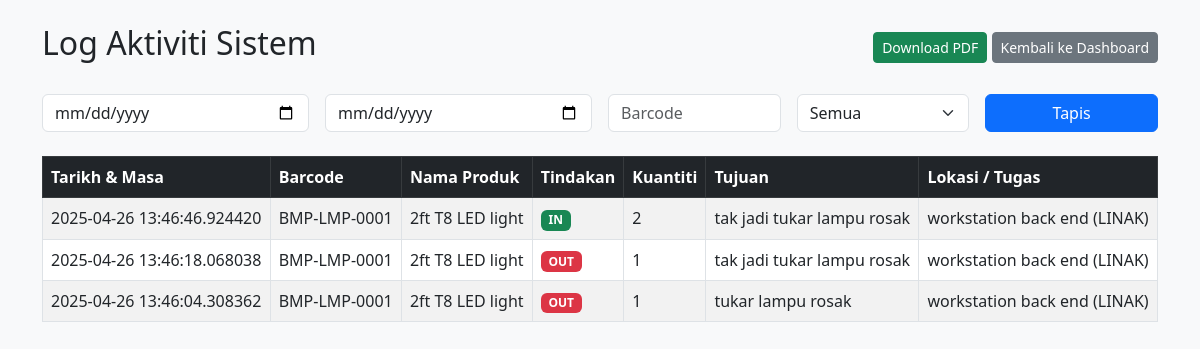
The app's page /logs (signed in) with its own data.
### models.py (models this page shows)
class Log(db.Model):
    id = db.Column(db.Integer, primary_key=True)
    timestamp = db.Column(db.DateTime)
    barcode = db.Column(db.String)
    name = db.Column(db.String)
    action = db.Column(db.String)
    quantity = db.Column(db.Integer)
    purpose = db.Column(db.String)  # Optional: for OUT or REQUEST
    task = db.Column(db.String)     # Optional: where/how it will be used

### app.py (the view)
@app.route('/logs')
def logs():
    if 'user' not in session:
        return redirect(url_for('login'))
    query = Log.query
    start = request.args.get('start')
    end = request.args.get('end')
    barcode = request.args.get('barcode')
    action = request.args.get('action')
    if start and start.strip():
        query = query.filter(Log.timestamp >= start)
    if end and end.strip():
        query = query.filter(Log.timestamp <= end + ' 23:59:59')
    if barcode and barcode.strip():
        query = query.filter(Log.barcode == barcode)
    if action and action.strip():
        query = query.filter(Log.action == action)
    logs = query.order_by(Log.timestamp.desc()).all()
    return render_template('logs.html', logs=logs)

### app.py (called while the page is built)
@app.before_request
def create_tables():
    db.create_all()
    os.makedirs(app.config['UPLOAD_FOLDER'], exist_ok=True)
    os.makedirs(app.config['REPORT_FOLDER'], exist_ok=True)

### templates/logs.html (shortened to what this page needs)
<!DOCTYPE html>
<html lang="en">
<head>
    <link href="https://cdn.jsdelivr.net/npm/bootstrap@5.3.0/dist/css/bootstrap.min.css" rel="stylesheet">
</head>
<body class="bg-light">
<div class="container py-4">
    <div class="d-flex justify-content-between align-items-center mb-4">
        <h2>Log Aktiviti Sistem</h2>
        <div>
            <a href="{{ url_for('generate_log_pdf') }}" class="btn btn-sm btn-success">Download PDF</a>
            <a href="{{ url_for('index') }}" class="btn btn-sm btn-secondary">Kembali ke Dashboard</a>
        </div>
    </div>
    <form method="GET" class="row g-3 mb-4">
        <div class="col-md-3">
            <input type="date" name="start" class="form-control" placeholder="Dari Tarikh" value="{{ request.args.get('start', '') }}">
        </div>
        <div class="col-md-3">
            <input type="date" name="end" class="form-control" placeholder="Hingga Tarikh" value="{{ request.args.get('end', '') }}">
        </div>
        <div class="col-md-2">
            <input type="text" name="barcode" class="form-control" placeholder="Barcode" value="{{ request.args.get('barcode', '') }}">
        </div>
        <div class="col-md-2">
            <select name="action" class="form-select">
                <option value="">Semua</option>
            </select>
        </div>
        <div class="col-md-2">
            <button type="submit" class="btn btn-primary w-100">Tapis</button>
        </div>
    </form>
    {% if logs|length == 0 %}
        <div class="alert alert-info">Tiada aktiviti direkod mengikut kriteria carian.</div>
    {% else %}
        <table class="table table-bordered table-striped">
            <thead class="table-dark">
                <tr>
                    <th>Tarikh & Masa</th>
                    <th>Barcode</th>
                    <th>Nama Produk</th>
                    <th>Tindakan</th>
                    <th>Kuantiti</th>
                    <th>Tujuan</th>
                    <th>Lokasi / Tugas</th>
                </tr>
            </thead>
            <tbody>
                {% for log in logs %}
                <tr>
                    <td>{{ log.timestamp }}</td>
                    <td>{{ log.barcode }}</td>
                    <td>{{ log.name }}</td>
                    <td>
                        {% if log.action == 'IN' %}
                            <span class="badge bg-success">IN</span>
                        {% elif log.action == 'OUT' %}
                            <span class="badge bg-danger">OUT</span>
                        {% else %}
                            <span class="badge bg-warning text-dark">{{ log.action }}</span>
                        {% endif %}
                    </td>
                    <td>{{ log.quantity }}</td>
                    <td>{{ log.purpose or '-' }}</td>
                    <td>{{ log.task or '-' }}</td>
                </tr>
                {% endfor %}
            </tbody>
        </table>
    {% endif %}
</div>
</body>
</html>

### records on screen
Log: timestamp "2025-04-26 13:46:46.924420", barcode "BMP-LMP-0001", name "2ft T8 LED light", action "IN", quantity "2", purpose "tak jadi tukar lampu rosak", task "workstation back end (LINAK)"
Log: timestamp "2025-04-26 13:46:18.068038", barcode "BMP-LMP-0001", name "2ft T8 LED light", action "OUT", quantity "1", purpose "tak jadi tukar lampu rosak", task "workstation back end (LINAK)"
Log: timestamp "2025-04-26 13:46:04.308362", barcode "BMP-LMP-0001", name "2ft T8 LED light", action "OUT", quantity "1", purpose "tukar lampu rosak", task "workstation back end (LINAK)"
